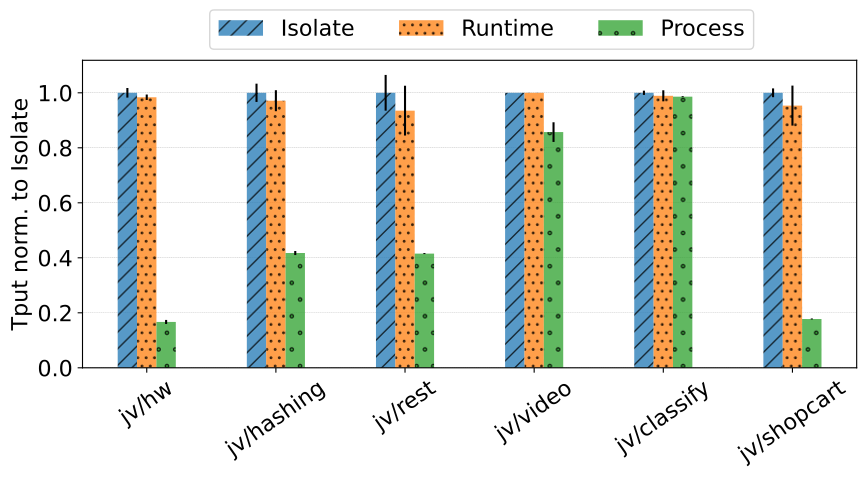

Python code for this plot:
#!/usr/bin/python

import results
import matplotlib.pyplot as plt
import numpy as np

benchmark_labels = [
    "jv/hw",
    "jv/hashing",
    "jv/rest",
    "jv/video",
    "jv/classify",
    "jv/shopcart"
]

isolate_benchmark_path = [
    "java/gv-hello-world-niuk-isolate-benchmark-1-1-2048",
    "java/gv-file-hashing-niuk-isolate-benchmark-1-1-2048",
    "java/gv-httprequest-niuk-isolate-benchmark-1-1-2048",
    "java/gv-video-processing-niuk-isolate-benchmark-1-1-2048",
    "java/gv-classify-niuk-isolate-benchmark-1-1-2048",
    "java/gv-shopcart-niuk-isolate-benchmark-1-1-2048",
]

runtime_benchmark_path = [
    "java/gv-hello-world-niuk-runtime-benchmark-1-1-2048",
    "java/gv-file-hashing-niuk-runtime-benchmark-1-1-2048",
    "java/gv-httprequest-niuk-runtime-benchmark-1-1-2048",
    "java/gv-video-processing-niuk-runtime-benchmark-1-1-2048",
    "java/gv-classify-niuk-runtime-benchmark-1-1-2048",
    "java/gv-shopcart-niuk-runtime-benchmark-1-1-2048",
]

process_benchmark_path = [
    "java/gv-hello-world-niuk-process-benchmark-1-1-2048",
    "java/gv-file-hashing-niuk-process-benchmark-1-1-2048",
    "java/gv-httprequest-niuk-process-benchmark-1-1-2048",
    "java/gv-video-processing-niuk-process-benchmark-1-1-2048",
    "java/gv-classify-niuk-process-benchmark-1-1-2048",
    "java/gv-shopcart-niuk-process-benchmark-1-1-2048",
]

# Throughput in ops/s.
isolate_tput_avg = {}
isolate_tput_std = {}
runtime_tput_avg = {}
runtime_tput_std = {}
process_tput_avg = {}
process_tput_std = {}

for path in isolate_benchmark_path:
    isolate_tput_avg[path] = results.process_result(path)["tput_avg"]
    isolate_tput_std[path] = results.process_result(path)["tput_std"]
for path in runtime_benchmark_path:
    runtime_tput_avg[path] = results.process_result(path)["tput_avg"]
    runtime_tput_std[path] = results.process_result(path)["tput_std"]
for path in process_benchmark_path:
    process_tput_avg[path] = results.process_result(path)["tput_avg"]
    process_tput_std[path] = results.process_result(path)["tput_std"]

# Normalization to isolate.
for path in process_benchmark_path:
    process_tput_avg[path] = process_tput_avg[path] / isolate_tput_avg[path.replace("-process-", "-isolate-")]
    process_tput_std[path] = process_tput_std[path] / isolate_tput_avg[path.replace("-process-", "-isolate-")]
for path in runtime_benchmark_path:
    runtime_tput_avg[path] = runtime_tput_avg[path] / isolate_tput_avg[path.replace("-runtime-", "-isolate-")]
    runtime_tput_std[path] = runtime_tput_std[path] / isolate_tput_avg[path.replace("-runtime-", "-isolate-")]
for path in isolate_benchmark_path:
    isolate_tput_std[path] = isolate_tput_std[path] / isolate_tput_avg[path]
    isolate_tput_avg[path] = 1

x = np.arange(len(benchmark_labels))
width = 0.15

plt.rcParams.update({'font.size': 16})

fig, ax = plt.subplots()
ax.bar(x - width, isolate_tput_avg.values(), yerr=isolate_tput_std.values(), width=width, hatch='//', label='Isolate', alpha=0.75)
ax.bar(x        , runtime_tput_avg.values(), yerr=runtime_tput_std.values(), width=width, hatch='..', label='Runtime', alpha=0.75)
ax.bar(x + width, process_tput_avg.values(), yerr=process_tput_std.values(), width=width, hatch='.', label='Process', alpha=0.75)

ax.set_ylabel('Tput norm. to Isolate')
ax.set_xticks(x, benchmark_labels)
ax.legend(ncol=3)
ax.set_axisbelow(True)
plt.grid(axis = 'y', linestyle = '--', linewidth = 0.25)
plt.xticks(rotation = 35)
fig.set_figwidth(10)
fig.set_figheight(4)

ax.legend(ncol=3, bbox_to_anchor=(.15, 1))
plt.savefig("sandboxes-tput-norm.pdf", bbox_inches='tight')
plt.savefig("sandboxes-tput-norm.png", bbox_inches='tight')
ax.legend(ncol=3)
plt.show()
plt.show()
